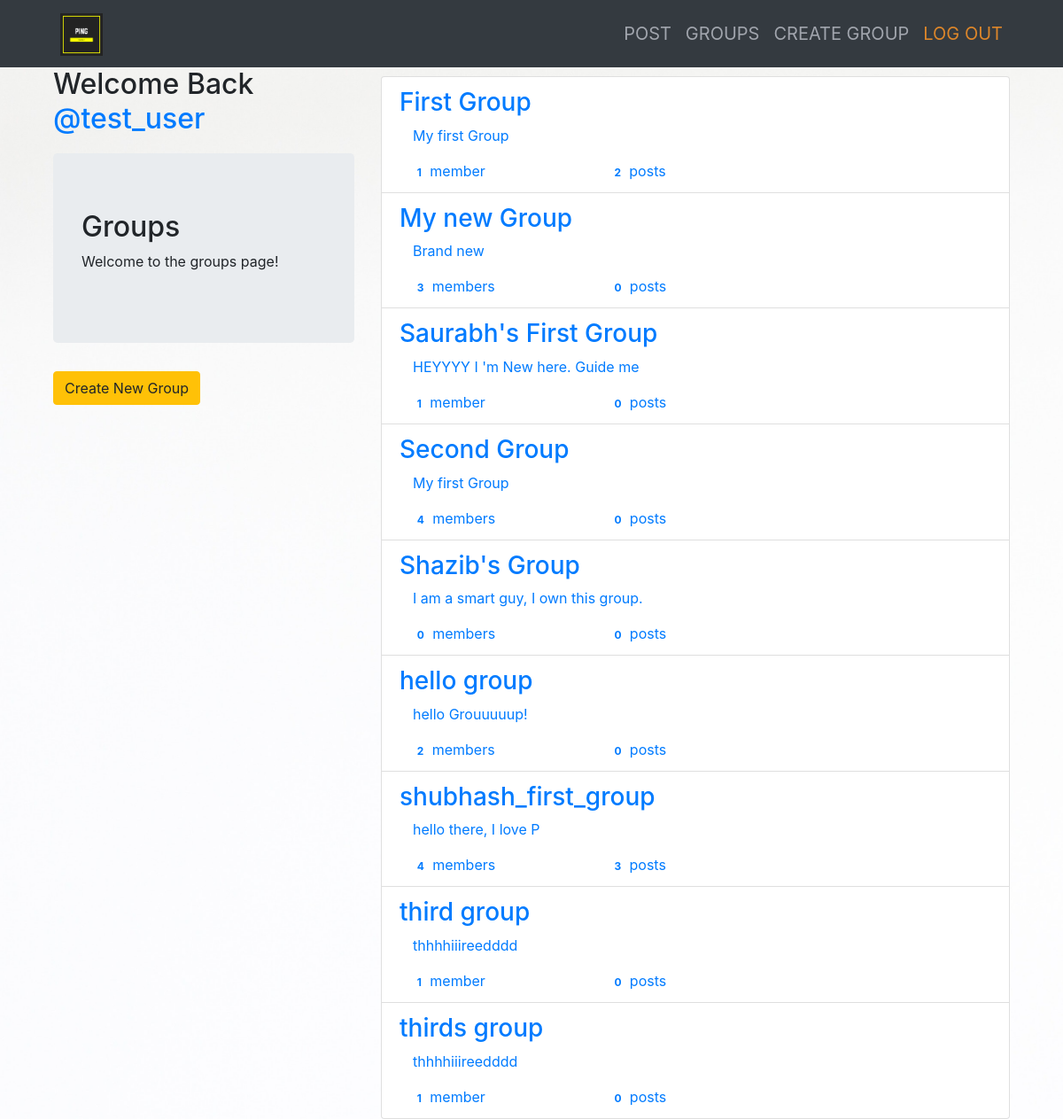
Screenshot of /groups/ (signed in) with the database file from the repository.
### groups/models.py (models this page shows, shortened)
class Group(models.Model):
    name = models.CharField(max_length=255,unique=True)
    slug = models.SlugField(allow_unicode=True,unique=True)
    description = models.TextField(blank=True,default='')
    description_html = models.TextField(editable=False,default='',blank=True)
    members = models.ManyToManyField(User,through='GroupMember')
    class Meta:
        ordering = ['name']

### groups/views.py (the view)
class ListGroups(generic.ListView):
    model = Group

### groups/templates/groups/group_list.html (shortened to what this page needs)
{% extends "groups/group_base.html" %}
{% block pregroup %}
<div class="col-md-4">
  <div class="content">
    {% if user.is_authenticated %}
    <h2>Welcome Back
      <a href="{% url 'posts:for_user' username=user.username %}">
        @{{user.username}}
      </a>
    </h2>
    {% endif %}
<div class=" grptag jumbotron">
  <h2 class="grpname">Groups</h2>
  <p>Welcome to the groups page!</p>
</div>
  </div>
  {% if user.is_authenticated %}
  <a href="{% url 'groups:create' %}" class="btn btn-fill btn-warning">
    <span class="glyphicon glyphicon-plus">Create New Group</span>
  </a>
  {% endif %}
</div>
{% endblock %}
{% block group_content %}
<div class="col-md-8">
  <div style="margin-top:10px;" >
  <div class="list-group">
    {% for group in object_list %}
    <a class="list-group-item" href="{% url 'groups:single' slug=group.slug %}">
      <h3 class="title list-group-item-heading"> {{group.name}}</h3>
      <div class="list-group-item-text container-fluid">
        {{group.description_html|safe}}
        <div class="row">
          <div class="col-md-4">
            <span class="badge">{{group.members.count}}</span>
            member{{group.members.count|pluralize}}
          </div>
          <div class="col-md-4">
            <span class="badge">{{group.posts.count}}</span>
            post{{group.posts.count|pluralize}}
          </div>
        </div>
      </div>
    </a>
    {% endfor %}
  </div>
</div>
</div>
{% endblock %}

### static/simplesocial/css/master.css (style rules this page uses)
.grptag { margin-top: 20px; }

### groups/templates/groups/group_list.html (style rules this page uses)
.grptag { margin-top: 20px; }

### rows the page displays
Group: name "First Group", description_html "My first Group", members.count "1", posts.count "2"
Group: name "My new Group", description_html "Brand new", members.count "3", posts.count "0"
Group: name "Saurabh's First Group", description_html "HEYYYY I 'm New here. Guide me", members.count "1", posts.count "0"
Group: name "Second Group", description_html "My first Group", members.count "4", posts.count "0"
Group: name "Shazib's Group", description_html "I am a smart guy, I own this group.", members.count "0", posts.count "0"
Group: name "hello group", description_html "hello Grouuuuup!", members.count "2", posts.count "0"
Group: name "shubhash_first_group", description_html "hello there, I love P", members.count "4", posts.count "3"
Group: name "third group", description_html "thhhhiiireedddd", members.count "1", posts.count "0"
Group: name "thirds group", description_html "thhhhiiireedddd", members.count "1", posts.count "0"

### other values shown
{{ user.username }} "test_user"
